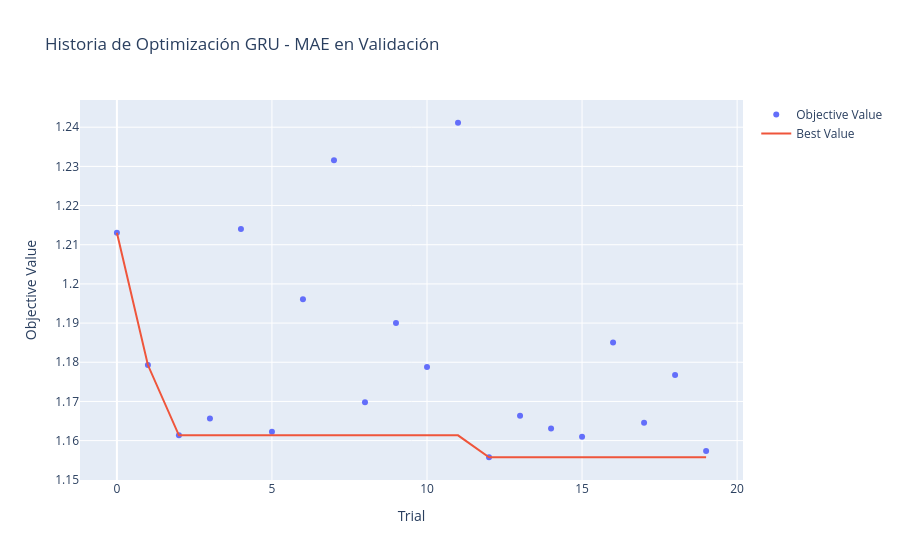
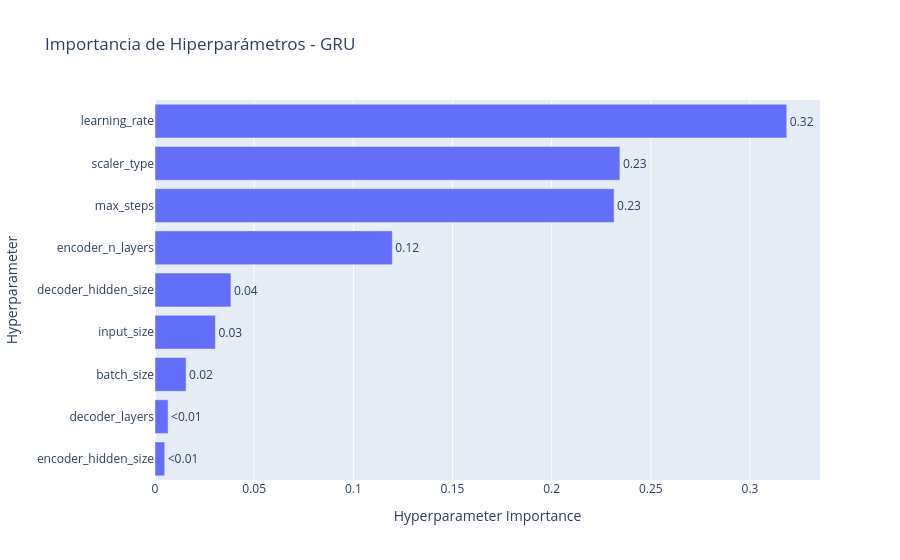
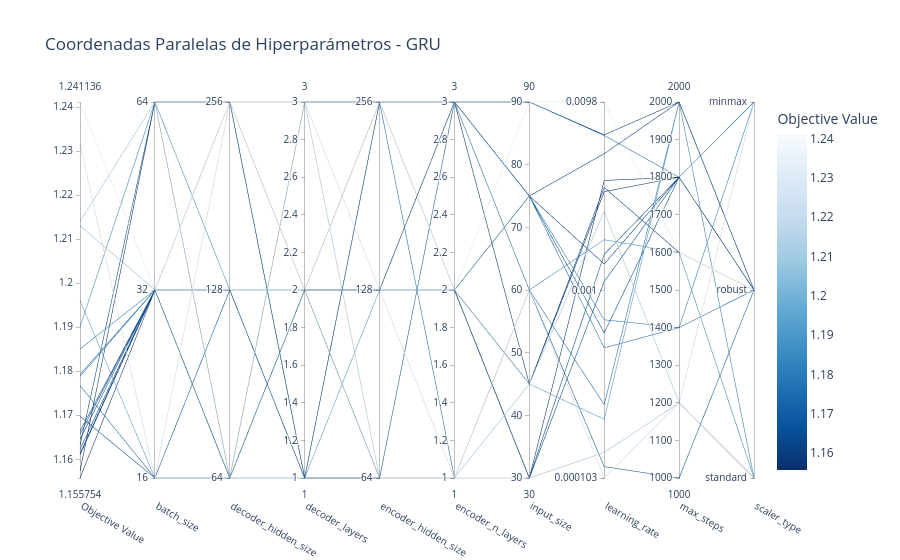

Source (notebook cell) for these figures, in order:
### Markdown cell above
# Visualización de la optimización

### Code cell
# ============================================================================
# VISUALIZACIÓN DE RESULTADOS DE OPTUNA
# ============================================================================

print("\n" + "="*100)
print("📊 VISUALIZACIONES DE LA OPTIMIZACIÓN")
print("="*100)

# 1. Historia de optimización
fig1 = plot_optimization_history(study)
fig1.update_layout(title='Historia de Optimización GRU - MAE en Validación')
fig1.show()

# 2. Importancia de parámetros
fig2 = plot_param_importances(study)
fig2.update_layout(title='Importancia de Hiperparámetros - GRU')
fig2.show()

# 3. Coordenadas paralelas
fig3 = plot_parallel_coordinate(study)
fig3.update_layout(title='Coordenadas Paralelas de Hiperparámetros - GRU')
fig3.show()

print("\n✅ Visualizaciones generadas")

### Figure 1 — Plotly figure (JSON) as saved in the notebook; plotly's stock layout.template omitted (floating-point values rounded to 4 significant figures)
{"data": [{"mode": "markers", "name": "Objective Value", "type": "scatter", "x": [0, 1, 2, 3, 4, 5, 6, 7, 8, 9, 10, 11, 12, 13, 14, 15, 16, 17, 18, 19], "y": [1.213, 1.179, 1.161, 1.166, 1.214, 1.162, 1.196, 1.232, 1.17, 1.19, 1.179, 1.241, 1.156, 1.166, 1.163, 1.161, 1.185, 1.165, 1.177, 1.157]}, {"mode": "lines", "name": "Best Value", "type": "scatter", "x": [0, 1, 2, 3, 4, 5, 6, 7, 8, 9, 10, 11, 12, 13, 14, 15, 16, 17, 18, 19], "y": [1.213, 1.179, 1.161, 1.161, 1.161, 1.161, 1.161, 1.161, 1.161, 1.161, 1.161, 1.161, 1.156, 1.156, 1.156, 1.156, 1.156, 1.156, 1.156, 1.156]}, {"marker": {"color": "#cccccc"}, "mode": "markers", "name": "Infeasible Trial", "showlegend": false, "type": "scatter", "x": [], "y": []}], "layout": {"title": {"text": "Historia de Optimización GRU - MAE en Validación"}, "xaxis": {"title": {"text": "Trial"}}, "yaxis": {"title": {"text": "Objective Value"}}}}

### Figure 2 — Plotly figure (JSON) as saved in the notebook; plotly's stock layout.template omitted (floating-point values rounded to 4 significant figures)
{"data": [{"cliponaxis": false, "hovertemplate": ["encoder_hidden_size (CategoricalDistribution): 0.004904618325937315<extra></extra>", "decoder_layers (IntDistribution): 0.0065893333192455755<extra></extra>", "batch_size (CategoricalDistribution): 0.015688066101080343<extra></extra>", "input_size (IntDistribution): 0.030458281556585302<extra></extra>", "decoder_hidden_size (CategoricalDistribution): 0.03826827930897351<extra></extra>", "encoder_n_layers (IntDistribution): 0.11967831898781517<extra></extra>", "max_steps (IntDistribution): 0.2314764655107384<extra></extra>", "scaler_type (CategoricalDistribution): 0.23440918032480776<extra></extra>", "learning_rate (FloatDistribution): 0.31852745656481657<extra></extra>"], "name": "Objective Value", "orientation": "h", "text": ["<0.01", "<0.01", "0.02", "0.03", "0.04", "0.12", "0.23", "0.23", "0.32"], "textposition": "outside", "type": "bar", "x": [0.004905, 0.006589, 0.01569, 0.03046, 0.03827, 0.1197, 0.2315, 0.2344, 0.3185], "y": ["encoder_hidden_size", "decoder_layers", "batch_size", "input_size", "decoder_hidden_size", "encoder_n_layers", "max_steps", "scaler_type", "learning_rate"]}], "layout": {"title": {"text": "Importancia de Hiperparámetros - GRU"}, "xaxis": {"title": {"text": "Hyperparameter Importance"}}, "yaxis": {"title": {"text": "Hyperparameter"}}}}

### Figure 3 — Plotly figure (JSON) as saved in the notebook; plotly's stock layout.template omitted (floating-point values rounded to 4 significant figures)
{"data": [{"dimensions": [{"label": "Objective Value", "range": [1.156, 1.241], "values": [1.177, 1.196, 1.17, 1.232, 1.161, 1.185, 1.165, 1.166, 1.213, 1.161, 1.179, 1.179, 1.162, 1.241, 1.156, 1.166, 1.214, 1.157, 1.19, 1.163]}, {"label": "batch_size", "range": [0, 2], "ticktext": ["16", "32", "64"], "tickvals": [0, 1, 2], "values": [0, 0, 0, 0, 1, 1, 1, 1, 1, 1, 1, 1, 1, 1, 1, 1, 2, 2, 2, 2]}, {"label": "decoder_hidden_size", "range": [0, 2], "ticktext": ["64", "128", "256"], "tickvals": [0, 1, 2], "values": [0, 0, 1, 2, 0, 0, 0, 1, 2, 2, 2, 2, 2, 2, 2, 2, 0, 0, 1, 2]}, {"label": "decoder_layers", "range": [1, 3], "values": [2, 1, 1, 3, 2, 2, 3, 1, 2, 1, 1, 3, 2, 2, 2, 1, 3, 2, 2, 2]}, {"label": "encoder_hidden_size", "range": [0, 2], "ticktext": ["64", "128", "256"], "tickvals": [0, 1, 2], "values": [0, 1, 2, 1, 0, 2, 2, 0, 0, 0, 0, 2, 2, 2, 2, 2, 0, 1, 0, 1]}, {"label": "encoder_n_layers", "range": [1, 3], "values": [3, 2, 3, 1, 3, 2, 2, 3, 1, 3, 3, 1, 2, 2, 2, 2, 1, 3, 3, 2]}, {"label": "input_size", "range": [30, 90], "values": [75, 45, 60, 60, 75, 75, 30, 75, 45, 90, 90, 60, 45, 90, 30, 30, 30, 45, 60, 75]}, {"label": "learning_rate", "range": [-3.986, -2.009], "ticktext": ["0.000103", "0.001", "0.0098"], "tickvals": [-3.986, -3, -2.009], "values": [-3.302, -3.678, -3.926, -3.986, -2.86, -3.154, -2.81, -3.223, -2.584, -2.181, -2.185, -3.601, -2.458, -2.009, -2.421, -2.953, -3.852, -2.48, -2.733, -2.28]}, {"label": "max_steps", "range": [1000, 2000], "values": [1400, 2000, 1000, 1200, 1800, 1400, 1800, 1800, 1200, 2000, 1800, 2000, 1600, 1600, 1800, 1800, 1200, 1800, 1600, 2000]}, {"label": "scaler_type", "range": [0, 2], "ticktext": ["standard", "robust", "minmax"], "tickvals": [0, 1, 2], "values": [1, 0, 1, 2, 1, 2, 1, 1, 0, 1, 2, 0, 1, 1, 1, 1, 0, 1, 0, 1]}], "labelangle": 30, "labelside": "bottom", "line": {"color": [1.177, 1.196, 1.17, 1.232, 1.161, 1.185, 1.165, 1.166, 1.213, 1.161, 1.179, 1.179, 1.162, 1.241, 1.156, 1.166, 1.214, 1.157, 1.19, 1.163], "colorbar": {"title": {"text": "Objective Value"}}, "colorscale": [[0, "rgb(247,251,255)"], [0.125, "rgb(222,235,247)"], [0.25, "rgb(198,219,239)"], [0.375, "rgb(158,202,225)"], [0.5, "rgb(107,174,214)"], [0.625, "rgb(66,146,198)"], [0.75, "rgb(33,113,181)"], [0.875, "rgb(8,81,156)"], [1, "rgb(8,48,107)"]], "reversescale": true, "showscale": true}, "type": "parcoords"}], "layout": {"title": {"text": "Coordenadas Paralelas de Hiperparámetros - GRU"}}}
